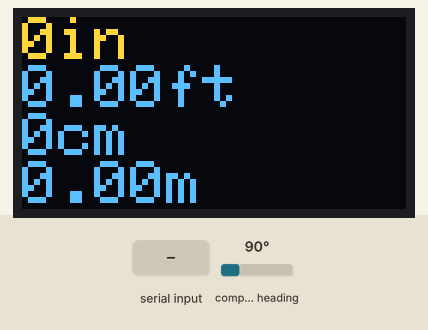
A sketch run on a simulated Arduino Uno, built with avr-gcc and run on an emulated ATmega328P. Parts: 128×64 one-colour display. Inputs (shaded band) come from the test bench; at power-on: compass heading 90°. The OLED is the two-colour kind (top 16 rows yellow); what the sketch prints to the serial monitor is not drawn.

Above: at 1.2 s.
1.3 s: compass heading set to 7°
At 3.1 s:
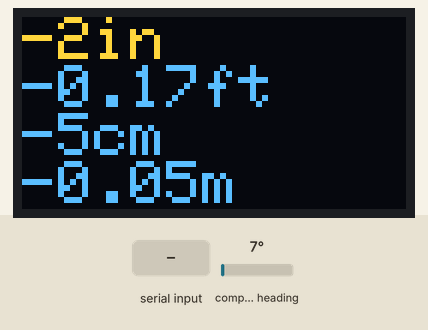
3.5 s: compass heading set to 180°
At 5.5 s:
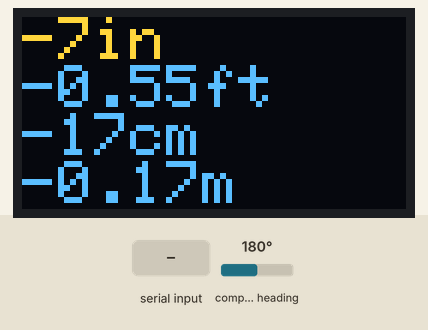
7.0 s: compass heading set to 90°
At 7.9 s:
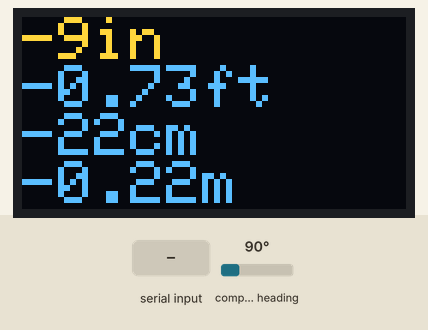
10.1 s: "reset\n" received over Serial
At 10.4 s:
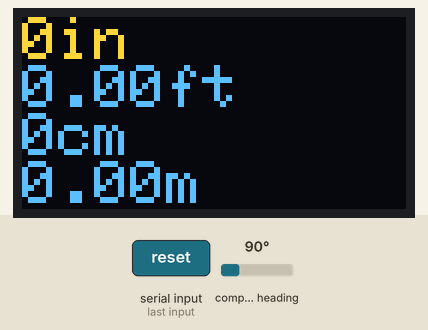
Timing chart, 0 to 13.1 s (numbered marks = the images above; inputs shaded):
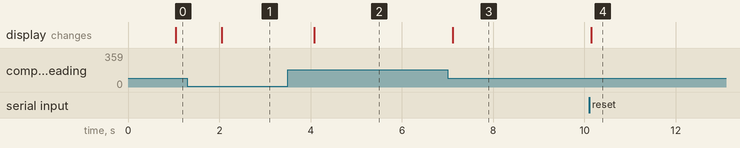

Measured:
- after the input at 1.3 s, the display: changes after 0.75 s (image 1)
- after the input at 3.5 s, the display: changes after 0.57 s (image 2)
- after the input at 7.0 s, the display: changes after 0.11 s (image 3)
- after the input at 10.1 s, the display: changes after 0.05 s (image 4)

The sketch:

Wire_Length_Encoder_V1.1.ino
```cpp
// wire length encoder pully V1.1
#include <Wire.h>
#include "AS5600.h" // magnetic encoder library
// #include <Adafruit_GFX.h> // OLED draw library
#include <Adafruit_SSD1306.h> // OLED library
#define SCREEN_WIDTH 128 // OLED display width, in pixels
#define SCREEN_HEIGHT 64 // OLED display height, in pixels
// Declaration for an SSD1306 display connected to I2C (SDA, SCL pins)
// The pins for I2C are defined by the Wire-library.
// On an arduino UNO:       A4(SDA), A5(SCL)
// On an arduino MEGA 2560: 20(SDA), 21(SCL)
// On an arduino D1 mini: D2(SDA), D1(SCL)
// On an arduino LEONARDO:   2(SDA),  3(SCL), ...
#define OLED_RESET     -1 // Reset pin # (or -1 if sharing Arduino reset pin)
#define SCREEN_ADDRESS 0x3C // Use I2C port scanner sketch to determine addresses
Adafruit_SSD1306 display(SCREEN_WIDTH, SCREEN_HEIGHT, &Wire, OLED_RESET);
String inputStr; // serial input commands
String idn = "Wire Length Encoder, V1.1";
float inch;
float degree;
float offsetPos;
float lastPos;
float firstPos;
float fullTurn = 8.8125; // 360 degrees = wirelength in inches
float rotationIndex;
float delta;
float rotations;
bool cw;
bool movement;

unsigned long previousMillis = 0; // will store last time LCD was updated
int interval = 1000; // for blink without delay
AS5600 as5600; // use default Wire

void setup() {
  Serial.begin(115200);
  Serial.setTimeout(20); // set to 50 because it adds too much delay to relay
  // SSD1306_SWITCHCAPVCC = generate display voltage from 3.3V internally
  if (!display.begin(SSD1306_SWITCHCAPVCC, SCREEN_ADDRESS)) {
    Serial.println(F("SSD1306 allocation failed"));
    for (;;); // Don't proceed, loop forever
  }
  Wire.begin();
  as5600.setDirection(AS5600_COUNTERCLOCK_WISE);  // default, just be explicit.
  resetData();
  Serial.println("For help type help?");
}

void resetData() {
  inch = 0.00;
  offsetPos = 0.00;
  lastPos = 0.00;
  rotations = 0;
  rotationIndex = 0.00;
  delta = 0.00;
  degree = as5600.rawAngle() * AS5600_RAW_TO_DEGREES; // read sensor
  firstPos = degree;
}

void currentPosistion() {
  degree = as5600.rawAngle() * AS5600_RAW_TO_DEGREES; // read sensor
  if ((degree >= firstPos) && (degree <= 360)) {
    offsetPos = degree - firstPos;
  }
  else if ((degree <= firstPos) && (degree >= 0)) {
    offsetPos = 360 - firstPos + degree;
  }
}

void countRotations() {
  delta = offsetPos - lastPos;
  //Serial.println(delta);
  if (delta <= -270) {
    rotations++;
    cw = true;
    movement = true;
  }
  else if (delta >= 270) {
    rotations--;
    cw = false;
    movement = true;
  }
  else if ((delta < 270) && (delta > 0)) {
    cw = true;
    movement = true;
  }
  else if ((delta > -270) && (delta < 0)) {
    cw = false;
    movement = true;
  }
  else if (delta == 0) {
    movement = false;
  }

  rotationIndex = fullTurn / 360;  // = 0.00716 in/deg
  rotationIndex = rotationIndex * offsetPos;
  inch = fullTurn * rotations + rotationIndex;
  delta = 0;
  if (offsetPos != lastPos) {
    lastPos = offsetPos;
  }
}

void printInfo(void) {
  unsigned long currentMillis = millis();
  if (currentMillis - previousMillis >= interval) {
    previousMillis = currentMillis;
    display.clearDisplay();
    display.setTextSize(2); // Draw 2X-scale text
    display.setTextColor(SSD1306_WHITE);
    display.setCursor(0, 0); // Start at top-left corner
    display.print(inch, 0); display.println("in"); // (in, 0) removes decimal

    display.setTextSize(2); // Draw 2X-scale text
    display.setTextColor(SSD1306_WHITE);
    display.print(inch * .0833); display.println("ft");

    display.setTextSize(2); // Draw 2X-scale text
    display.setTextColor(SSD1306_WHITE);
    display.print(inch * 2.54, 0); display.println("cm"); // (cm, 0) removes decimal

    display.setTextSize(2); // Draw 2X-scale text
    display.setTextColor(SSD1306_WHITE);
    display.print(inch * .0254); display.println("m");
    display.display();
  }
}
void store(String input) {
  String startStr = input.substring(0, 5);
  if (startStr == "*idn?") {
    Serial.println(idn);
  }
  else if (startStr == "help?") { // serial input help variable
    Serial.println("*idn? for unit ID");
    Serial.println("reset for data reset");
    Serial.println("inch? returns current wire length in inches");
    Serial.println("dire? returns current wire length in inches");

  }
  else if (startStr == "reset") { // serial input help variable
    resetData();
    Serial.println("reset, 1");
  }
  else if (startStr == "inch?") { // serial input help variable
    Serial.print("inch,");
    Serial.println(inch);
  }
  else if (startStr == "dire?") { // serial input help variable
    if (movement == true) {
      if (cw == true) {
        Serial.println("direction, CW");
      }
      if (cw == false) {
        Serial.println("direction, CCW");
      }
    }
    else {
      Serial.println("direction, No Movement");
    }
  }
}
void loop() {
  inputStr = Serial.readStringUntil('\n'); // serial input function
  store(inputStr); // serial input function
  currentPosistion();
  countRotations();
  printInfo(); // Print data to OLED and Serial
}
```
